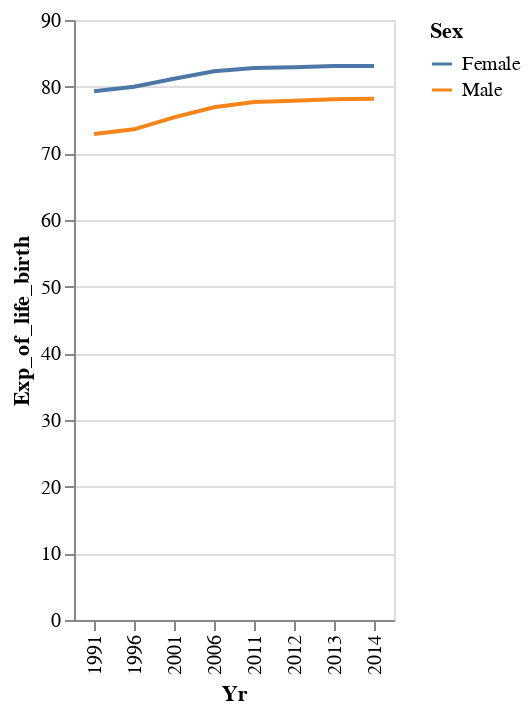

Here is the notebook cell this chart was saved with:
### Markdown cell above
There are some ".." and "N.A." values in the expectation of life column. The author wants to find the trends of the graph by countries and sexes (because male and female mortality trends are different, refer from second topic) by visualize the curve and find the appropriate trends for the graph.

There are only Germany's and U.S.A.'s values missing.

### Code cell
# only Germany & U.S.A have unfilled value
# find the trend of the filled values

# do for the Germany first

df_ger = df[df['Economy'] == 'Germany'][df['Exp_of_life_birth'] != '..'][df['Exp_of_life_birth'] != 'N.A.'][df['Sex'] != 'Difference (Female – Male)']

alt.Chart(df_ger).mark_line().encode(
    x = 'Yr:N',
    y = 'Exp_of_life_birth:Q',
    color = 'Sex'
)

### Figure 1 — Vega-Lite specification as saved in the notebook (floating-point values rounded to 4 significant figures)
{"config": {"view": {"continuousWidth": 400, "continuousHeight": 300}}, "data": {"name": "data-9d0cd377a6352637419408d7cf1408e8"}, "mark": "line", "encoding": {"color": {"field": "Sex", "type": "nominal"}, "x": {"field": "Yr", "type": "nominal"}, "y": {"field": "Exp_of_life_birth", "type": "quantitative"}}, "$schema": "https://vega.github.io/schema/vega-lite/v4.17.0.json", "datasets": {"data-9d0cd377a6352637419408d7cf1408e8": [{"Yr": 1991, "Sex": "Male", "Economy": "Germany", "Exp_of_life_birth": 72.9}, {"Yr": 1991, "Sex": "Female", "Economy": "Germany", "Exp_of_life_birth": 79.3}, {"Yr": 1996, "Sex": "Male", "Economy": "Germany", "Exp_of_life_birth": 73.6}, {"Yr": 1996, "Sex": "Female", "Economy": "Germany", "Exp_of_life_birth": 80}, {"Yr": 2001, "Sex": "Male", "Economy": "Germany", "Exp_of_life_birth": 75.4}, {"Yr": 2001, "Sex": "Female", "Economy": "Germany", "Exp_of_life_birth": 81.2}, {"Yr": 2006, "Sex": "Male", "Economy": "Germany", "Exp_of_life_birth": 76.9}, {"Yr": 2006, "Sex": "Female", "Economy": "Germany", "Exp_of_life_birth": 82.3}, {"Yr": 2011, "Sex": "Male", "Economy": "Germany", "Exp_of_life_birth": 77.7}, {"Yr": 2011, "Sex": "Female", "Economy": "Germany", "Exp_of_life_birth": 82.8}, {"Yr": 2012, "Sex": "Male", "Economy": "Germany", "Exp_of_life_birth": 77.9}, {"Yr": 2012, "Sex": "Female", "Economy": "Germany", "Exp_of_life_birth": 82.9}, {"Yr": 2013, "Sex": "Male", "Economy": "Germany", "Exp_of_life_birth": 78.1}, {"Yr": 2013, "Sex": "Female", "Economy": "Germany", "Exp_of_life_birth": 83.1}, {"Yr": 2014, "Sex": "Male", "Economy": "Germany", "Exp_of_life_birth": 78.2}, {"Yr": 2014, "Sex": "Female", "Economy": "Germany", "Exp_of_life_birth": 83.1}]}}
